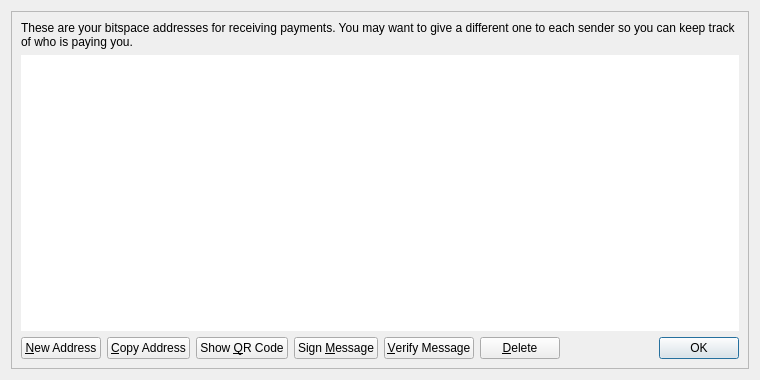
<?xml version="1.0" encoding="UTF-8"?>
<ui version="4.0">
 <class>AddressBookPage</class>
 <widget class="QWidget" name="AddressBookPage">
  <property name="geometry">
   <rect>
    <x>0</x>
    <y>0</y>
    <width>760</width>
    <height>380</height>
   </rect>
  </property>
  <property name="windowTitle">
   <string>Address Book</string>
  </property>
  <layout class="QVBoxLayout" name="verticalLayout_2">
   <item>
    <widget class="QFrame" name="frameMain">
     <property name="frameShape">
      <enum>QFrame::StyledPanel</enum>
     </property>
     <property name="frameShadow">
      <enum>QFrame::Raised</enum>
     </property>
     <layout class="QVBoxLayout" name="verticalLayout">
      <item>
       <widget class="QLabel" name="labelExplanation">
        <property name="text">
         <string>These are your bitspace addresses for receiving payments. You may want to give a different one to each sender so you can keep track of who is paying you.</string>
        </property>
        <property name="textFormat">
         <enum>Qt::PlainText</enum>
        </property>
        <property name="wordWrap">
         <bool>true</bool>
        </property>
       </widget>
      </item>
      <item>
       <widget class="QTableView" name="tableView">
        <property name="contextMenuPolicy">
         <enum>Qt::CustomContextMenu</enum>
        </property>
        <property name="toolTip">
         <string>Double-click to edit address or label</string>
        </property>
        <property name="frameShape">
         <enum>QFrame::NoFrame</enum>
        </property>
        <property name="tabKeyNavigation">
         <bool>false</bool>
        </property>
        <property name="alternatingRowColors">
         <bool>true</bool>
        </property>
        <property name="selectionMode">
         <enum>QAbstractItemView::SingleSelection</enum>
        </property>
        <property name="selectionBehavior">
         <enum>QAbstractItemView::SelectRows</enum>
        </property>
        <property name="sortingEnabled">
         <bool>true</bool>
        </property>
        <attribute name="verticalHeaderVisible">
         <bool>false</bool>
        </attribute>
       </widget>
      </item>
      <item>
       <layout class="QHBoxLayout" name="horizontalLayout">
        <item>
         <widget class="QPushButton" name="newAddressButton">
          <property name="toolTip">
           <string>Create a new address</string>
          </property>
          <property name="text">
           <string>&amp;New Address</string>
          </property>
          <property name="icon">
           <iconset resource="../bitspace.qrc">
            <normaloff>:/icons/add</normaloff>:/icons/add</iconset>
          </property>
         </widget>
        </item>
        <item>
         <widget class="QPushButton" name="copyToClipboard">
          <property name="toolTip">
           <string>Copy the currently selected address to the system clipboard</string>
          </property>
          <property name="text">
           <string>&amp;Copy Address</string>
          </property>
          <property name="icon">
           <iconset resource="../bitspace.qrc">
            <normaloff>:/icons/editcopy</normaloff>:/icons/editcopy</iconset>
          </property>
         </widget>
        </item>
        <item>
         <widget class="QPushButton" name="showQRCode">
          <property name="text">
           <string>Show &amp;QR Code</string>
          </property>
          <property name="icon">
           <iconset resource="../bitspace.qrc">
            <normaloff>:/icons/qrcode</normaloff>:/icons/qrcode</iconset>
          </property>
         </widget>
        </item>
        <item>
         <widget class="QPushButton" name="signMessage">
          <property name="toolTip">
           <string>Sign a message to prove you own a bitspace address</string>
          </property>
          <property name="text">
           <string>Sign &amp;Message</string>
          </property>
          <property name="icon">
           <iconset resource="../bitspace.qrc">
            <normaloff>:/icons/edit</normaloff>:/icons/edit</iconset>
          </property>
         </widget>
        </item>
        <item>
         <widget class="QPushButton" name="verifyMessage">
          <property name="toolTip">
           <string>Verify a message to ensure it was signed with a specified bitspace address</string>
          </property>
          <property name="text">
           <string>&amp;Verify Message</string>
          </property>
          <property name="icon">
           <iconset resource="../bitspace.qrc">
            <normaloff>:/icons/transaction_0</normaloff>:/icons/transaction_0</iconset>
          </property>
         </widget>
        </item>
        <item>
         <widget class="QPushButton" name="deleteButton">
          <property name="toolTip">
           <string>Delete the currently selected address from the list</string>
          </property>
          <property name="text">
           <string>&amp;Delete</string>
          </property>
          <property name="icon">
           <iconset resource="../bitspace.qrc">
            <normaloff>:/icons/remove</normaloff>:/icons/remove</iconset>
          </property>
         </widget>
        </item>
        <item>
         <spacer name="horizontalSpacer">
          <property name="orientation">
           <enum>Qt::Horizontal</enum>
          </property>
          <property name="sizeHint" stdset="0">
           <size>
            <width>40</width>
            <height>20</height>
           </size>
          </property>
         </spacer>
        </item>
        <item>
         <widget class="QDialogButtonBox" name="buttonBox">
          <property name="sizePolicy">
           <sizepolicy hsizetype="Maximum" vsizetype="Fixed">
            <horstretch>0</horstretch>
            <verstretch>0</verstretch>
           </sizepolicy>
          </property>
          <property name="standardButtons">
           <set>QDialogButtonBox::Ok</set>
          </property>
         </widget>
        </item>
       </layout>
      </item>
     </layout>
    </widget>
   </item>
  </layout>
 </widget>
 <resources>
  <include location="../bitspace.qrc"/>
 </resources>
 <connections/>
</ui>
